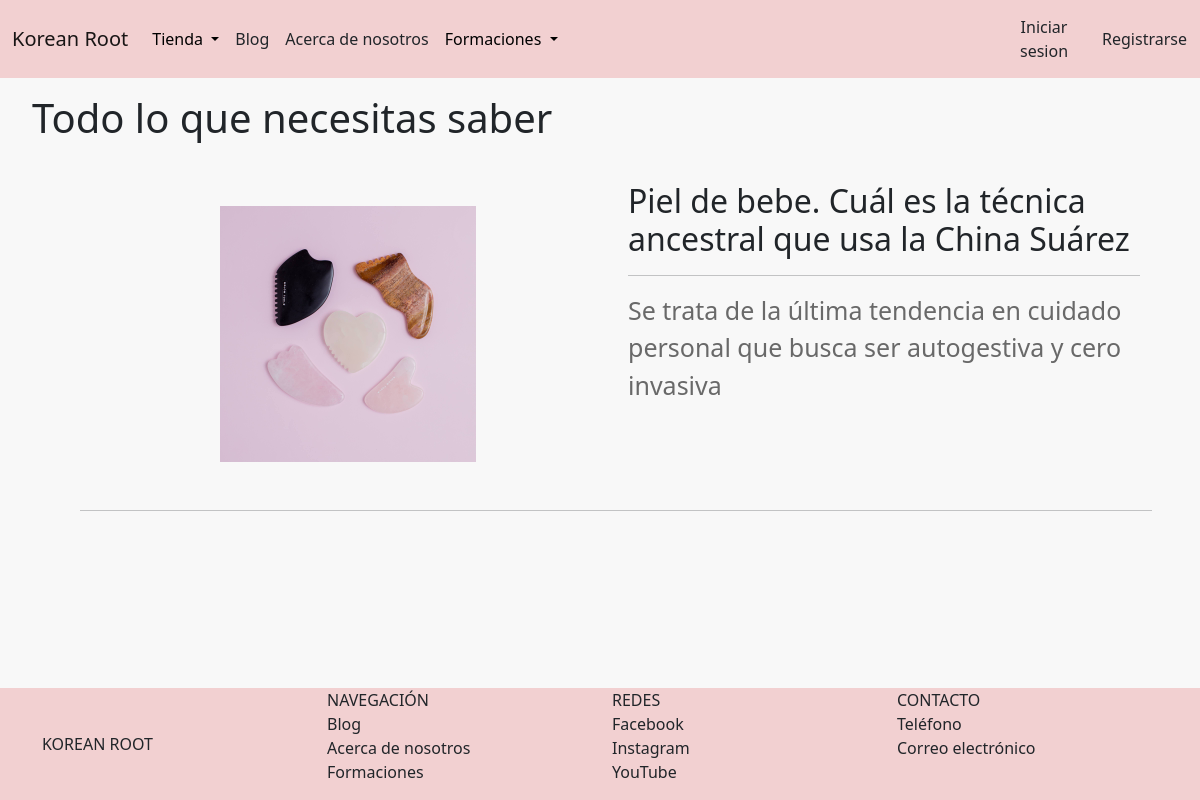
Page /blog/listablog/ on the earlier database version.
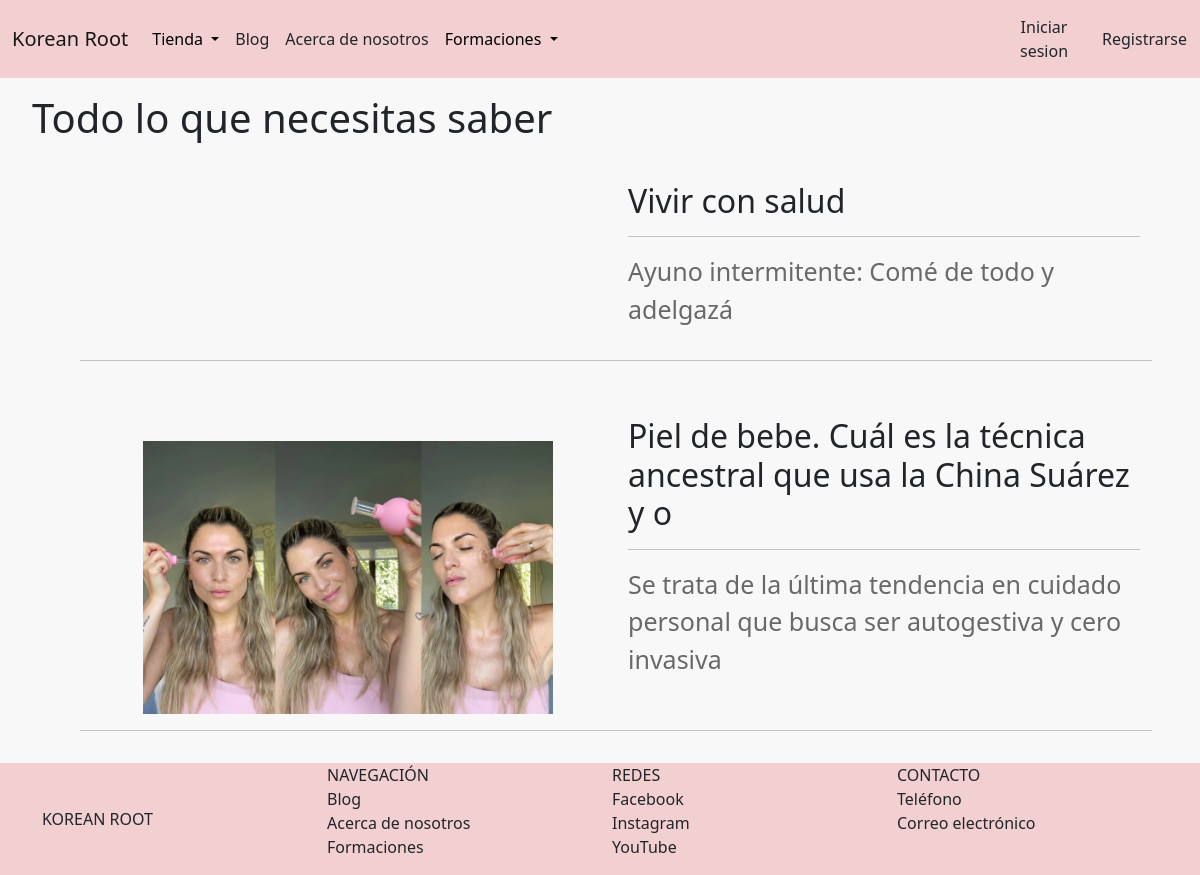
Same page on the later database version.
### AppBlog/models.py (models this page shows, shortened)
class Post(models.Model):
    titulo = models.CharField(max_length=70)
    subtitulo = models.CharField(max_length=140)
    cuerpo = RichTextField(blank = True, null = True)
    fecha_creacion = models.DateTimeField()
    autor = models.CharField(max_length=50)
    img_portada = models.ImageField(upload_to='portadas_blog', null=True, blank=True)
    img_miniatura = models.ImageField(upload_to='miniaturas_blog', null=True, blank=True)
    fuente = models.CharField(max_length=20, null= True, blank= True)
    link_noticia = models.CharField(max_length=255, null= True, blank= True)

### AppBlog/views.py (the view)
# urls.py: path('listablog/', publicaciones, name='lista_publicaciones'),
def publicaciones(request):
    lista_publicaciones = Post.objects.all().order_by('-id')
    if lista_publicaciones.count() > 0:
        return render(request, 'AppBlog/listaPublicaciones.html', {'publicaciones': lista_publicaciones})
    else:
        messages.error(request, 'Aún no hay publicaciones en el blog.')
        return render(request, 'AppBlog/listaPublicaciones.html')

### AppBlog/templates/AppBlog/listaPublicaciones.html (shortened to what this page needs)
{% extends 'AppTienda/padre.html' %}
{% load static %}
{% block contenidoQueCambia %}
    <div style="border-bottom: 2%; border-top: 2%;">
        <ul>
            {% if publicaciones %}
                <h1 style="margin-top: 1rem; margin-bottom: 1rem;">Todo lo que necesitas saber</h1>
                {% for publicacion in publicaciones %}
                    <div class="row" style="margin-bottom: 1rem; margin-left: 3rem; margin-right: 3rem;">
                        <div class="col-6">
                            <div
                            style=
                            "margin-top: 3rem;
                            display: block;
                            align-items: center;
                            width: auto;"
                            >
                            {% if publicacion.img_miniatura %}
                                <img
                                src="{{ publicacion.img_miniatura.url }}"
                                alt=""
                                style=
                                "display: block;
                                margin-left: auto;
                                margin-right: auto;
                                max-width: 80%;
                                max-height: 25rem;"
                                >
                                {% else %}
                                <img src="\media\miniaturadefault.jpg"
                                style=
                                "display: block;
                                margin-left: auto;
                                margin-right: auto;
                                margin-bottom: 3rem;
                                max-width: 50%;
                                max-height: 35rem;
                                margin-bottom: 2rem;">
                            {% endif %}
                            </div>
                        </div>
                        <div class="col-6" style="margin-top: 1.5rem;">
                            <a href="{% url 'blog:publicacion_detalle' id=publicacion.id %}" style="text-decoration: none; color:inherit;"><h2>{{publicacion.titulo}}</h2></a>
                            <hr>
                        <p style="font-size: 25px; color: rgb(105, 105, 105);">{{publicacion.subtitulo}}</p>
                        </div>
                        <hr style="margin-top: 1rem;">
                    </div>
                {% endfor %}
            {% endif %}
        </ul>
    </div>
{% endblock %}

Differences in the rows shown:
removed Post: titulo "Piel de bebe. Cuál es la técnica ancestral que usa la China Suárez", subtitulo "Se trata de la última tendencia en cuidado personal que busca ser autogestiva y cero invasiva"
added Post: titulo "Vivir con salud", subtitulo "Ayuno intermitente: Comé de todo y adelgazá"
added Post: img_miniatura (picture), titulo "Piel de bebe. Cuál es la técnica ancestral que usa la China Suárez y o", subtitulo "Se trata de la última tendencia en cuidado personal que busca ser autogestiva y cero invasiva"
